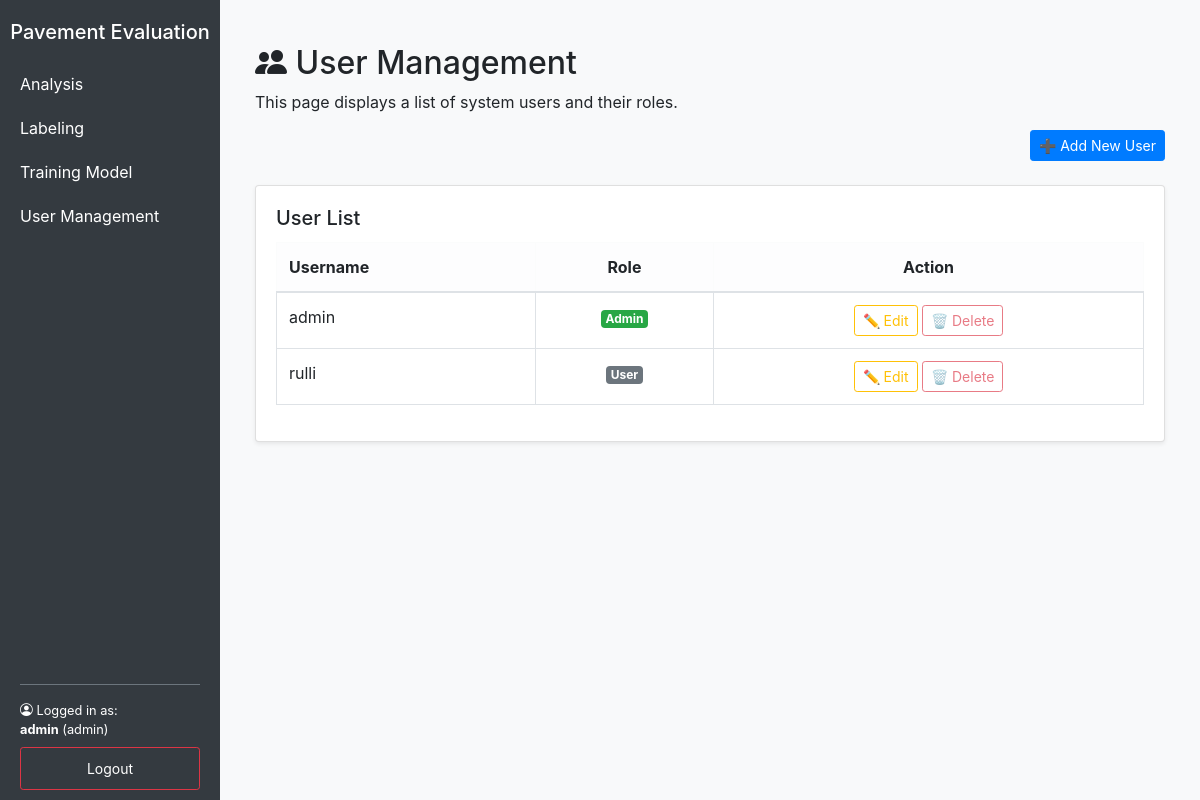
The app's page /users (signed in) with its own data.
### tables this page shows
CREATE TABLE users (
            id INTEGER PRIMARY KEY AUTOINCREMENT,
            username TEXT UNIQUE NOT NULL,
            password_hash TEXT NOT NULL,
            role TEXT NOT NULL CHECK(role IN ('admin', 'user')) DEFAULT 'user'
        );

### app.py (the view)
@app.route("/users")
@login_required
@admin_required
def list_users():
    conn = get_db_connection()
    users = conn.execute("SELECT id, username, role FROM users ORDER BY username").fetchall()
    conn.close()
    return render_template("users.html", users=users)

### app.py (called while the page is built)
def get_db_connection():
    conn = sqlite3.connect('database.db')
    conn.row_factory = sqlite3.Row
    return conn

def login_required(view):
    @functools.wraps(view)
    def wrapped_view(**kwargs):
        if 'user_id' not in session:
            flash("Please log in to access this page.", "warning")
            return redirect(url_for('login'))
        return view(**kwargs)
    return wrapped_view

def admin_required(view):
    @functools.wraps(view)
    def wrapped_view(**kwargs):
        if session.get('role') != 'admin':
            flash("You do not have permission to access this page.", "danger")
            return redirect(url_for('index'))
        return view(**kwargs)
    return wrapped_view

@app.context_processor
def inject_session():
    return dict(session=session)

### templates/users.html (shortened to what this page needs)
{% extends "base.html" %} {% block title %}User Management{% endblock %} {%
block content %}
<div class="container mt-4 col-lg-12">
  <h2><i class="bi bi-people-fill"></i> User Management</h2>
  <p>This page displays a list of system users and their roles.</p>
  <div class="text-right mb-3">
    <button
      class="btn btn-primary btn-sm"
      data-toggle="modal"
      data-target="#addUserModal"
    >
      ➕ Add New User
    </button>
  </div>
  <div class="card shadow-sm mt-4">
    <div class="card-body">
      <h5 class="card-title">User List</h5>
      <div class="table-responsive">
        <table class="table table-bordered align-middle">
          <thead class="table-light">
            <tr>
              <th>Username</th>
              <th class="text-center">Role</th>
              <th class="text-center">Action</th>
            </tr>
          </thead>
          <tbody>
            {% for user in users %}
            <tr>
              <td>{{ user.username }}</td>
              <td class="text-center">
                {% if user.role == 'admin' %}
                <span class="badge badge-success">Admin</span>
                {% else %}
                <span class="badge badge-secondary">User</span>
                {% endif %}
              </td>
              <td class="text-center">
                <button
                  class="btn btn-sm btn-outline-warning btn-edit"
                  data-toggle="modal"
                  data-target="#editUserModal"
                  data-id="{{ user.id }}"
                  data-username="{{ user.username }}"
                  data-role="{{ user.role }}"
                >
                  ✏️ Edit
                </button>
                <button class="btn btn-sm btn-outline-danger disabled">
                  🗑️ Delete
                </button>
              </td>
            </tr>
            {% endfor %}
          </tbody>
        </table>
      </div>
    </div>
  </div>
</div>
{% endblock %}

### templates/base.html (style rules this page uses)
body { display: flex; min-height: 100vh; margin: 0; }

### records on screen
users: username "admin", role "Admin"
users: username "rulli", role "User"

### other values on screen
{{ session.username }} "admin"
{{ session.role }} "admin"
